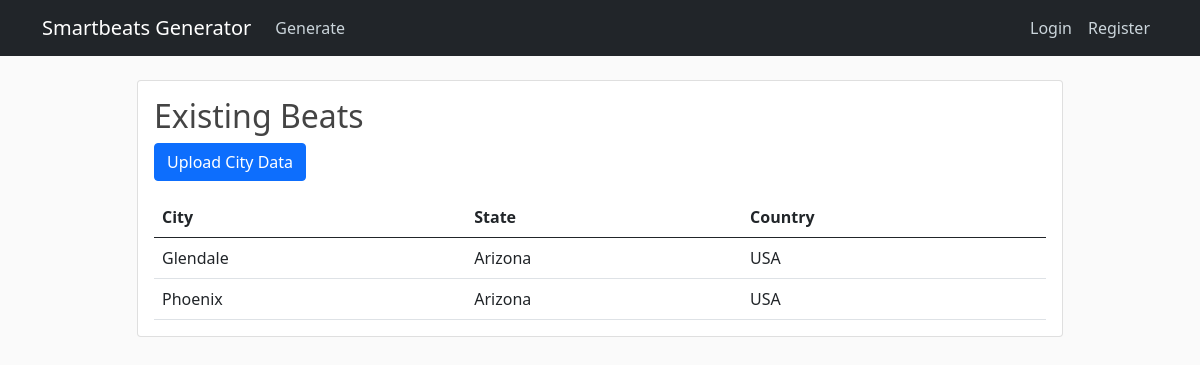
Page /beats/ on the earlier database version.
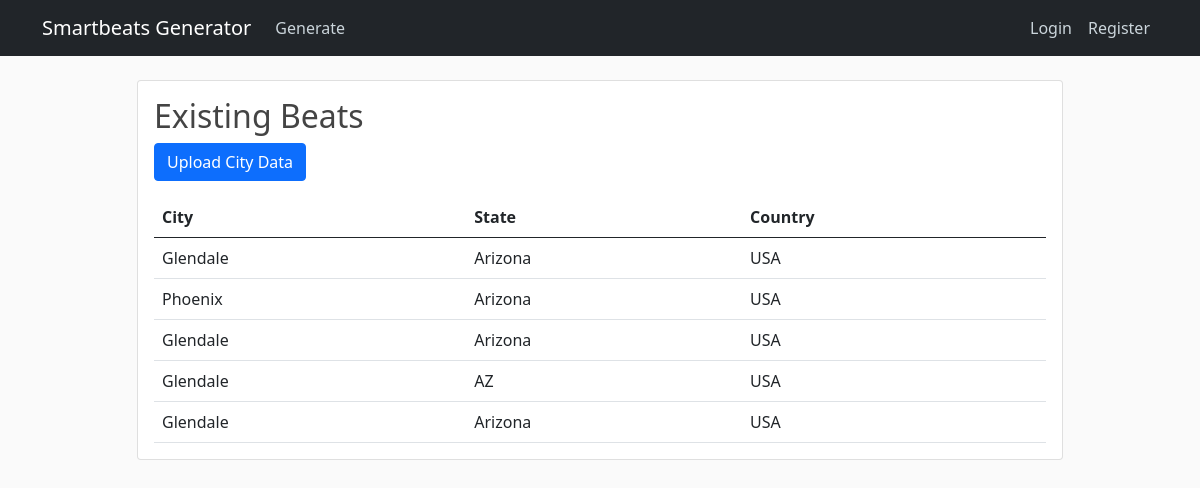
Same page on the later database version.
### beats/models.py (models this page shows, shortened)
class City(models.Model):
    city = models.CharField(max_length=255)
    state = models.CharField(max_length=255)
    country = models.CharField(max_length=255)
    shape_file = models.FileField(upload_to='city_shapefiles/')
    crime_data = models.FileField(upload_to='city_crime_ds/')
    created_at = models.DateTimeField(auto_now_add=True)

### beats/views.py (the view)
# urls.py: path('beats/', views.beats_list, name='beats_list'),
def beats_list(request):
    cities = City.objects.all()
    return render(request, 'beats/beats_list.html', {
        'cities': cities
    })

### beats/templates/beats/beats_list.html
{% extends 'beats/base.html' %}
{% block content %}
    <h2>Existing Beats</h2>
    <p>
        <a href="{% url 'upload' %}" class="btn btn-primary">Upload City Data</a>
    </p>
    <table class="table mb-0">
        <thead>
        <tr>
            <th>City</th>
            <th>State</th>
            <th>Country</th>
        </tr>
        </thead>
        <tbody>
        {% for city in cities %}
            <tr>
                <td>{{ city.city }}</td>
                <td>{{ city.state }}</td>
                <td>{{ city.country }}</td>
            </tr>
        {% endfor %}
        </tbody>
    </table>
{% endblock %}

### beats/templates/beats/base.html (shortened to what this page needs)
{% load static %}
<!doctype html>
<html lang="en">
<head>
    <link href="https://cdn.jsdelivr.net/npm/bootstrap@5.0.2/dist/css/bootstrap.min.css" rel="stylesheet"
>
    <link rel="stylesheet" type="text/css" href="{% static 'beats/main.css' %}">
</head>
<body>
<header class="site-header">
    <nav class="navbar navbar-expand-md navbar-dark fixed-top bg-dark">
        <div class="container">
            <a class="navbar-brand mr-4" href="{% url 'home' %}">Smartbeats Generator</a>
            <div class="collapse navbar-collapse" id="navbarToggle">
                <div class="navbar-nav">
                    <a class="nav-item nav-link" href="#">Generate</a>
                </div>
                <div class="navbar-nav ms-auto">
                    <a class="nav-item nav-link" href="#">Login</a>
                    <a class="nav-item nav-link" href="#">Register</a>
                </div>
            </div>
        </div>
    </nav>
</header>
<main role="main" class="container">
    <div class="row justify-content-center">
        <div class="col-lg-10 col-md-12">
            <div class="card mb-4">
                <div class="card-body">
                    {% block content %}{% endblock %}
                </div>
            </div>
        </div>
    </div>
</main>
</body>
</html>

### beats/static/beats/main.css (style rules this page uses)
body { background: #fafafa; color: #333333; margin-top: 5rem; }
h1, h2, h3, h4, h5, h6 { color: #444444; }
.site-header .navbar-nav .nav-link { color: #cbd5db; }
.row { display: flex; }

Differences in the rows shown:
added City: city "Glendale", state "Arizona", country "USA"
added City: city "Glendale", state "AZ", country "USA"
added City: city "Glendale", state "Arizona", country "USA"
